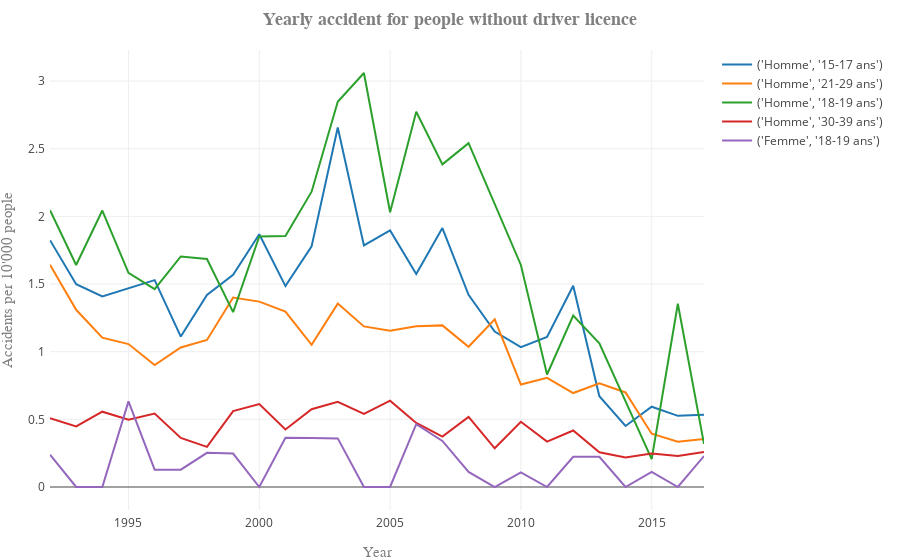

The cell this chart's notebook holds for it:
### Markdown cell above
We start again from our normalized set of before, assuming that the people for which we don't have any information about how much time they have had a driving license for simply didn't have any.

### Code cell
# Without driver licence
df_conducteur_illegal = df_Accident_objets_normalized[(df_Accident_objets_normalized.faute_index==1)\
                                           & (df_Accident_objets_normalized.voiture_index==210)\
                                             &(df_Accident_objets_normalized.annee_permis_index==999)]
df_conducteur_illegal = df_conducteur_illegal.groupby(['sexe','age']).sum().sort_values(['2017'], ascending=False)[[col for col in df_conducteur.columns if IS_DATE.match(col)]]

plot_dataframe(x=df_conducteur_illegal.columns.values, y=df_conducteur_illegal.head(),\
               title='Yearly accident for people without driver licence', xlabel='Year',\
               ylabel="Accidents per 10'000 people",\
               labels=df_conducteur_illegal.index.values,\
               rotation=45, number_to_plot=None,name_save='accident_illegal_driver')

### Figure 1 — Plotly figure (JSON) as saved in the notebook; plotly's stock layout.template omitted (floating-point values rounded to 4 significant figures)
{"data": [{"name": "('Homme', '15-17 ans')", "type": "scatter", "uid": "54b73e0e-7d2b-490e-9ee4-2921d915d279", "x": ["1992", "1993", "1994", "1995", "1996", "1997", "1998", "1999", "2000", "2001", "2002", "2003", "2004", "2005", "2006", "2007", "2008", "2009", "2010", "2011", "2012", "2013", "2014", "2015", "2016", "2017"], "y": [1.824, 1.498, 1.408, 1.471, 1.529, 1.112, 1.419, 1.568, 1.868, 1.485, 1.778, 2.657, 1.786, 1.896, 1.575, 1.914, 1.42, 1.148, 1.034, 1.109, 1.487, 0.6713, 0.4512, 0.5933, 0.5258, 0.5349]}, {"name": "('Homme', '21-29 ans')", "type": "scatter", "uid": "fb59508a-05ce-4468-891e-65ac08e8f17b", "x": ["1992", "1993", "1994", "1995", "1996", "1997", "1998", "1999", "2000", "2001", "2002", "2003", "2004", "2005", "2006", "2007", "2008", "2009", "2010", "2011", "2012", "2013", "2014", "2015", "2016", "2017"], "y": [1.642, 1.31, 1.104, 1.056, 0.9012, 1.031, 1.087, 1.4, 1.37, 1.296, 1.051, 1.355, 1.187, 1.156, 1.188, 1.194, 1.036, 1.239, 0.7572, 0.8068, 0.6943, 0.7664, 0.6988, 0.394, 0.335, 0.3551]}, {"name": "('Homme', '18-19 ans')", "type": "scatter", "uid": "50239e9e-e3a7-4a7b-a52f-79020fb64833", "x": ["1992", "1993", "1994", "1995", "1996", "1997", "1998", "1999", "2000", "2001", "2002", "2003", "2004", "2005", "2006", "2007", "2008", "2009", "2010", "2011", "2012", "2013", "2014", "2015", "2016", "2017"], "y": [2.046, 1.641, 2.043, 1.583, 1.462, 1.704, 1.685, 1.293, 1.852, 1.854, 2.182, 2.847, 3.06, 2.03, 2.773, 2.384, 2.541, 2.087, 1.641, 0.8314, 1.267, 1.062, 0.6325, 0.2066, 1.354, 0.3184]}, {"name": "('Homme', '30-39 ans')", "type": "scatter", "uid": "46fa6844-3062-4bf3-a5bc-dcd70d7338a7", "x": ["1992", "1993", "1994", "1995", "1996", "1997", "1998", "1999", "2000", "2001", "2002", "2003", "2004", "2005", "2006", "2007", "2008", "2009", "2010", "2011", "2012", "2013", "2014", "2015", "2016", "2017"], "y": [0.5081, 0.4478, 0.5567, 0.4975, 0.5426, 0.3622, 0.2967, 0.5612, 0.6129, 0.4251, 0.5748, 0.6298, 0.5405, 0.6378, 0.4732, 0.3728, 0.5176, 0.2862, 0.482, 0.3354, 0.4179, 0.2569, 0.2188, 0.248, 0.2287, 0.2585]}, {"name": "('Femme', '18-19 ans')", "type": "scatter", "uid": "68050dd7-cf27-410f-a160-469dd1043a9a", "x": ["1992", "1993", "1994", "1995", "1996", "1997", "1998", "1999", "2000", "2001", "2002", "2003", "2004", "2005", "2006", "2007", "2008", "2009", "2010", "2011", "2012", "2013", "2014", "2015", "2016", "2017"], "y": [0.2389, 0, 0, 0.6328, 0.1277, 0.1282, 0.2524, 0.2475, 0, 0.3634, 0.3618, 0.3593, 0, 0, 0.4639, 0.3407, 0.1113, 0, 0.1074, 0, 0.223, 0.2236, 0, 0.1114, 0, 0.2288]}], "layout": {"margin": {"b": 50, "l": 50, "pad": 4, "r": 50, "t": 50}, "title": "<b>Yearly accident for people without driver licence</b>", "titlefont": {"color": "#7f7f7f", "family": "Courier New, monospace", "size": 18}, "xaxis": {"title": "Year", "titlefont": {"color": "#7f7f7f", "family": "Courier New, monospace", "size": 15}}, "yaxis": {"title": "Accidents per 10'000 people", "titlefont": {"color": "#7f7f7f", "family": "Courier New, monospace", "size": 15}}}}
